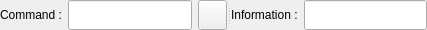
       <widget class="QSplitter" name="splitter">
        <property name="orientation">
         <enum>Qt::Horizontal</enum>
        </property>
        <widget class="QWidget" name="layoutWidget">
         <layout class="QHBoxLayout" name="horizontalLayout">
          <item>
           <widget class="QLabel" name="commandLabel">
            <property name="sizePolicy">
             <sizepolicy hsizetype="Preferred" vsizetype="Fixed">
              <horstretch>0</horstretch>
              <verstretch>0</verstretch>
             </sizepolicy>
            </property>
            <property name="text">
             <string>Command :</string>
            </property>
           </widget>
          </item>
          <item>
           <widget class="QLineEdit" name="commandLineEdit">
            <property name="maximumSize">
             <size>
              <width>16777215</width>
              <height>30</height>
             </size>
            </property>
            <property name="font">
             <font>
              <family>FreeMono</family>
              <weight>75</weight>
              <bold>true</bold>
             </font>
            </property>
            <property name="toolTip">
             <string>&lt;!DOCTYPE HTML PUBLIC &quot;-//W3C//DTD HTML 4.0//EN&quot; &quot;http://www.w3.org/TR/REC-html40/strict.dtd&quot;&gt;
&lt;html&gt;&lt;head&gt;&lt;meta name=&quot;qrichtext&quot; content=&quot;1&quot; /&gt;&lt;style type=&quot;text/css&quot;&gt;
p, li { white-space: pre-wrap; }
&lt;/style&gt;&lt;/head&gt;&lt;body style=&quot; font-family:'Sans Serif'; font-size:9pt; font-weight:400; font-style:normal;&quot;&gt;
&lt;p style=&quot; margin-top:0px; margin-bottom:0px; margin-left:0px; margin-right:0px; -qt-block-indent:0; text-indent:0px;&quot;&gt;Enter your &lt;span style=&quot; font-weight:600;&quot;&gt;command&lt;/span&gt; here.&lt;/p&gt;&lt;/body&gt;&lt;/html&gt;</string>
            </property>
           </widget>
          </item>
          <item>
           <widget class="QPushButton" name="executeCommandPushButton">
            <property name="minimumSize">
             <size>
              <width>20</width>
              <height>20</height>
             </size>
            </property>
            <property name="maximumSize">
             <size>
              <width>30</width>
              <height>30</height>
             </size>
            </property>
            <property name="cursor">
             <cursorShape>PointingHandCursor</cursorShape>
            </property>
            <property name="toolTip">
             <string>Click to execute command.</string>
            </property>
            <property name="text">
             <string/>
            </property>
            <property name="icon">
             <iconset resource="../icons.qrc">
              <normaloff>:/new/prefix1/icons/executeCommand.png</normaloff>:/new/prefix1/icons/executeCommand.png</iconset>
            </property>
            <property name="iconSize">
             <size>
              <width>20</width>
              <height>20</height>
             </size>
            </property>
            <property name="flat">
             <bool>false</bool>
            </property>
           </widget>
          </item>
         </layout>
        </widget>
        <widget class="QWidget" name="layoutWidget">
         <layout class="QHBoxLayout" name="horizontalLayout_2">
          <item>
           <widget class="QLabel" name="label">
            <property name="sizePolicy">
             <sizepolicy hsizetype="Preferred" vsizetype="Fixed">
              <horstretch>0</horstretch>
              <verstretch>0</verstretch>
             </sizepolicy>
            </property>
            <property name="text">
             <string>Information :</string>
            </property>
           </widget>
          </item>
          <item>
           <widget class="QLineEdit" name="infoLineEdit">
            <property name="minimumSize">
             <size>
              <width>0</width>
              <height>30</height>
             </size>
            </property>
            <property name="maximumSize">
             <size>
              <width>16777215</width>
              <height>30</height>
             </size>
            </property>
            <property name="font">
             <font>
              <family>FreeMono</family>
              <weight>75</weight>
              <bold>true</bold>
             </font>
            </property>
            <property name="toolTip">
             <string>Help you to work better.</string>
            </property>
            <property name="readOnly">
             <bool>true</bool>
            </property>
           </widget>
          </item>
         </layout>
        </widget>
       </widget>
